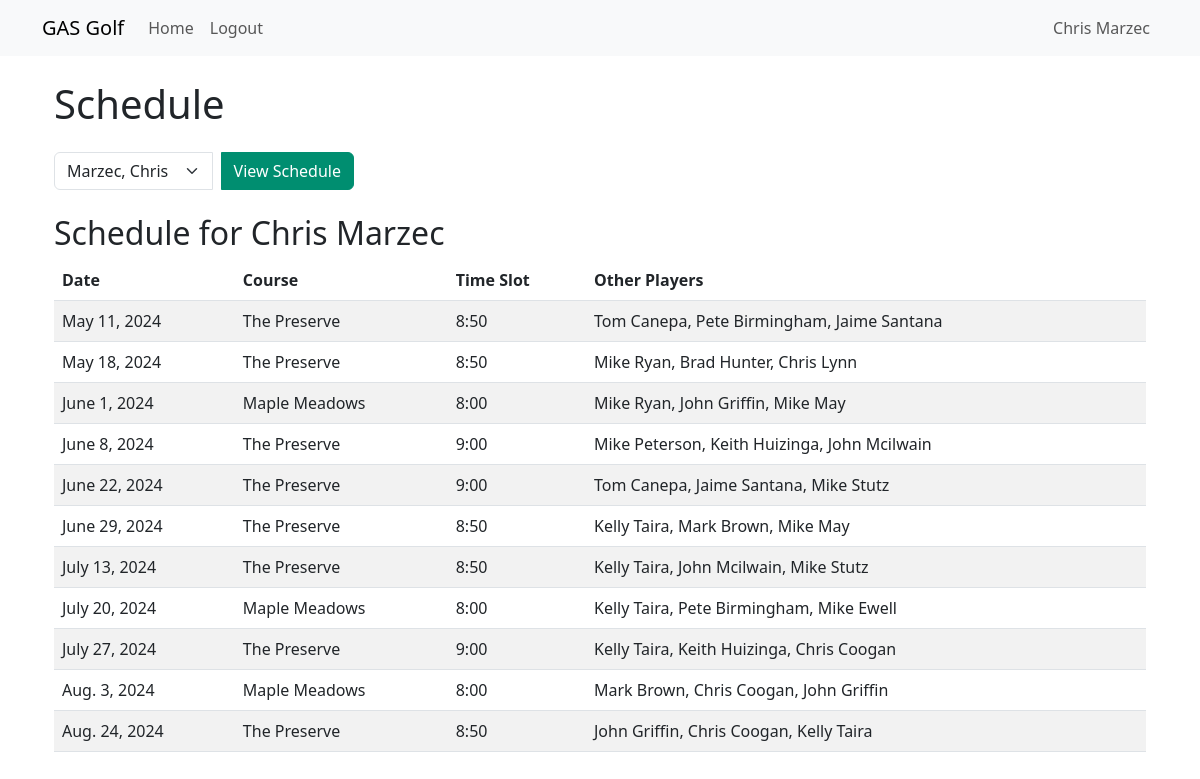
/schedule/ (signed in), run on an earlier commit of the app's database.
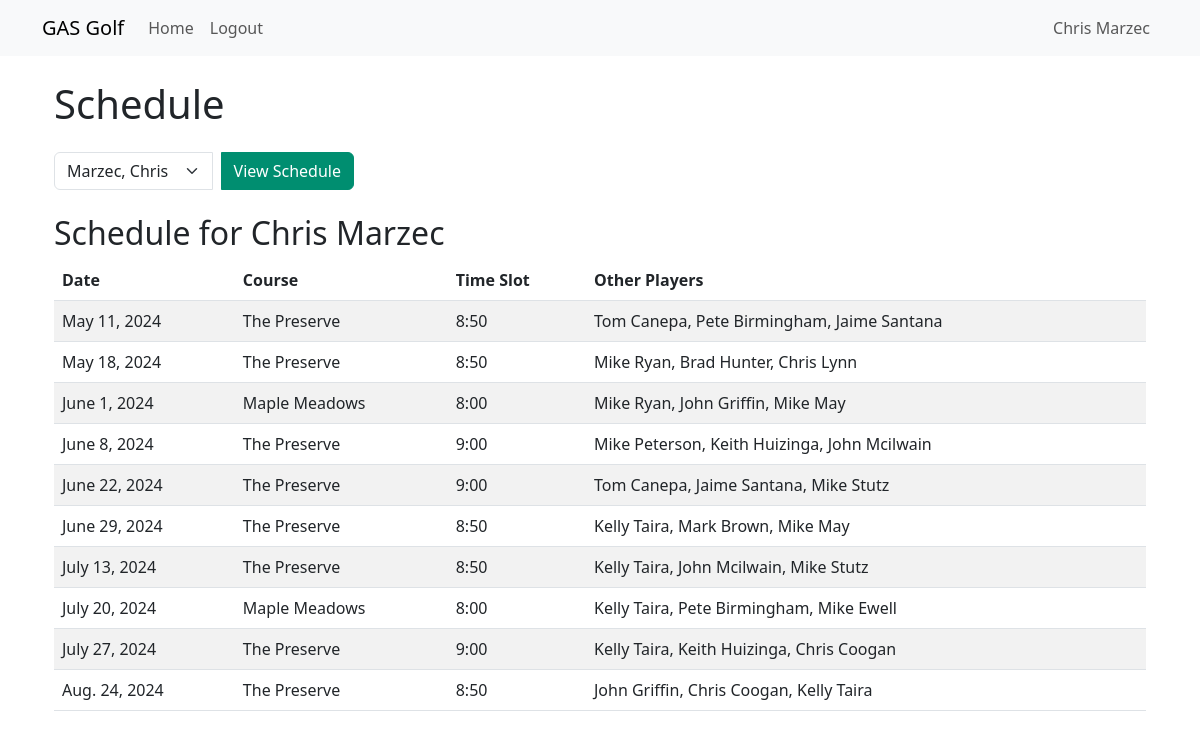
And on a later commit of the database.
### GRPR/models.py (models this page shows)
class TeeTimesInd(models.Model):
    CrewID = models.IntegerField()
    gDate = models.DateField()
    PID = models.ForeignKey('Players', on_delete=models.CASCADE)  # Links to Players table
    CourseID = models.ForeignKey('Courses', on_delete=models.CASCADE)  # Links to Courses table
    class Meta:
        db_table = "TeeTimesInd"

class Courses(models.Model):
    crewID = models.IntegerField()
    courseName = models.CharField(max_length=256)
    courseTimeSlot = models.CharField(max_length=256)
    class Meta:
        db_table = "Courses"

### GRPR/views.py (the view)
# urls.py: path('schedule/', views.schedule_view, name='schedule_view'),
@login_required
def schedule_view(request):
    players = Players.objects.all().order_by('LastName', 'FirstName')
    logged_in_user_id = request.user.id
    logged_in_player = Players.objects.filter(user_id=logged_in_user_id).first()
    selected_player = None
    schedule = []
    if request.method == "GET":
        player_id = request.GET.get("player_id", logged_in_player.id if logged_in_player else None)
        if player_id:
            selected_player = Players.objects.filter(id=player_id).first()
            schedule_query = TeeTimesInd.objects.filter(PID=player_id).select_related('CourseID').order_by('gDate')
            for teetime in schedule_query:
                group_players = TeeTimesInd.objects.filter(
                    gDate=teetime.gDate,
                    CourseID=teetime.CourseID
                ).exclude(PID=player_id).select_related('PID')
                other_players = [f"{gp.PID.FirstName} {gp.PID.LastName}" for gp in group_players]
                schedule.append({
                    "id": teetime.id,  # Add the ID column here
                    "gDate": teetime.gDate,
                    "courseName": teetime.CourseID.courseName,
                    "courseTimeSlot": teetime.CourseID.courseTimeSlot,
                    "otherPlayers": ", ".join(other_players),
                })
    context = {
        "players": players,
        "selected_player": selected_player,
        "schedule": schedule,
        "first_name": request.user.first_name,  # Add the first name of the logged-in user
        "last_name": request.user.last_name, # Add the last name of the logged-in user
    }
    return render(request, "GRPR/schedule.html", context)

### GRPR/templates/GRPR/schedule.html (shortened to what this page needs)
{% extends 'base.html' %}
{% block content %}
<div class="container my-4">
    <h1 class="mb-4">Schedule</h1>
    <form method="get" action="{% url 'schedule_view' %}">
        <div class="input-group mb-4" style="max-width: 300px;">
            <select name="player_id" class="form-select" required>
                {% for player in players %}
                    <option value="{{ player.id }}"
                        {% if selected_player and selected_player.id == player.id %}
                            selected
                        {% endif %}
                    >
                        {{ player.LastName }}, {{ player.FirstName }}
                    </option>
                {% endfor %}
            </select>
            <button type="submit" class="btn btn-primary ms-2">View Schedule</button>
        </div>
    </form>
    {% if selected_player %}
        <h2>Schedule for {{ selected_player.FirstName }} {{ selected_player.LastName }}</h2>
        <table class="table table-striped">
            <thead>
                <tr>
                    <th>Date</th>
                    <th>Course</th>
                    <th>Time Slot</th>
                    <th>Other Players</th>
                </tr>
            </thead>
            <tbody>
                {% for entry in schedule %}
                    <tr>
                        <td>{{ entry.gDate }}</td>
                        <td>{{ entry.courseName }}</td>
                        <td>{{ entry.courseTimeSlot }}</td>
                        <td>{{ entry.otherPlayers }}</td>
                    </tr>
                {% endfor %}
            </tbody>
        </table>
    {% endif %}
</div>
{% endblock %}

What changed in the data, as far as the page shows it:
no longer on this page (row edited): TeeTimesInd: gDate "Aug. 3, 2024"
Also different on the page:
list line gone: "Maple Meadows 8:00"
list line gone: "Mark Brown, Chris Coogan, John Griffin"
